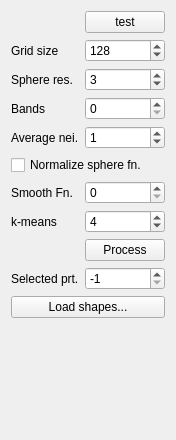
<?xml version="1.0" encoding="UTF-8"?>
<ui version="4.0">
 <class>ParticlesWidget</class>
 <widget class="QWidget" name="ParticlesWidget">
  <property name="geometry">
   <rect>
    <x>0</x>
    <y>0</y>
    <width>165</width>
    <height>440</height>
   </rect>
  </property>
  <property name="windowTitle">
   <string>Form</string>
  </property>
  <layout class="QGridLayout" name="gridLayout">
   <item row="3" column="0">
    <widget class="QLabel" name="label_5">
     <property name="text">
      <string>Bands</string>
     </property>
    </widget>
   </item>
   <item row="2" column="0">
    <widget class="QLabel" name="label_3">
     <property name="text">
      <string>Sphere res.</string>
     </property>
    </widget>
   </item>
   <item row="1" column="0">
    <widget class="QLabel" name="label_2">
     <property name="text">
      <string>Grid size</string>
     </property>
    </widget>
   </item>
   <item row="8" column="0">
    <widget class="QLabel" name="label_4">
     <property name="text">
      <string>k-means</string>
     </property>
    </widget>
   </item>
   <item row="3" column="1">
    <widget class="QSpinBox" name="bands">
     <property name="minimum">
      <number>0</number>
     </property>
     <property name="maximum">
      <number>120</number>
     </property>
     <property name="value">
      <number>0</number>
     </property>
    </widget>
   </item>
   <item row="8" column="1">
    <widget class="QSpinBox" name="kclusters">
     <property name="minimum">
      <number>1</number>
     </property>
     <property name="maximum">
      <number>120</number>
     </property>
     <property name="value">
      <number>4</number>
     </property>
    </widget>
   </item>
   <item row="5" column="0" colspan="2">
    <widget class="QCheckBox" name="normalizeSphereFn">
     <property name="text">
      <string>Normalize sphere fn.</string>
     </property>
     <property name="checked">
      <bool>false</bool>
     </property>
    </widget>
   </item>
   <item row="0" column="1">
    <widget class="QPushButton" name="testButton">
     <property name="text">
      <string>test</string>
     </property>
    </widget>
   </item>
   <item row="2" column="1">
    <widget class="QSpinBox" name="sphereResolution">
     <property name="maximum">
      <number>12</number>
     </property>
     <property name="value">
      <number>3</number>
     </property>
    </widget>
   </item>
   <item row="1" column="1">
    <widget class="QSpinBox" name="gridsize">
     <property name="minimum">
      <number>8</number>
     </property>
     <property name="maximum">
      <number>1024</number>
     </property>
     <property name="value">
      <number>128</number>
     </property>
    </widget>
   </item>
   <item row="9" column="1">
    <widget class="QPushButton" name="processShapesButton">
     <property name="text">
      <string>Process</string>
     </property>
    </widget>
   </item>
   <item row="11" column="0" colspan="2">
    <widget class="QPushButton" name="loadShapes">
     <property name="text">
      <string>Load shapes...</string>
     </property>
    </widget>
   </item>
   <item row="12" column="1">
    <spacer name="verticalSpacer">
     <property name="orientation">
      <enum>Qt::Vertical</enum>
     </property>
     <property name="sizeHint" stdset="0">
      <size>
       <width>20</width>
       <height>40</height>
      </size>
     </property>
    </spacer>
   </item>
   <item row="6" column="0">
    <widget class="QLabel" name="fnSmoothItersLabel">
     <property name="text">
      <string>Smooth Fn.</string>
     </property>
    </widget>
   </item>
   <item row="6" column="1">
    <widget class="QSpinBox" name="fnSmoothIters">
     <property name="maximum">
      <number>200</number>
     </property>
    </widget>
   </item>
   <item row="4" column="1">
    <widget class="QSpinBox" name="avgNeighIters">
     <property name="value">
      <number>1</number>
     </property>
    </widget>
   </item>
   <item row="4" column="0">
    <widget class="QLabel" name="avgNeighItersLabel">
     <property name="text">
      <string>Average nei.</string>
     </property>
    </widget>
   </item>
   <item row="10" column="0">
    <widget class="QLabel" name="label">
     <property name="text">
      <string>Selected prt.</string>
     </property>
    </widget>
   </item>
   <item row="10" column="1">
    <widget class="QSpinBox" name="selectedParticle">
     <property name="minimum">
      <number>-1</number>
     </property>
     <property name="maximum">
      <number>100000000</number>
     </property>
     <property name="value">
      <number>-1</number>
     </property>
    </widget>
   </item>
  </layout>
 </widget>
 <resources/>
 <connections/>
</ui>
